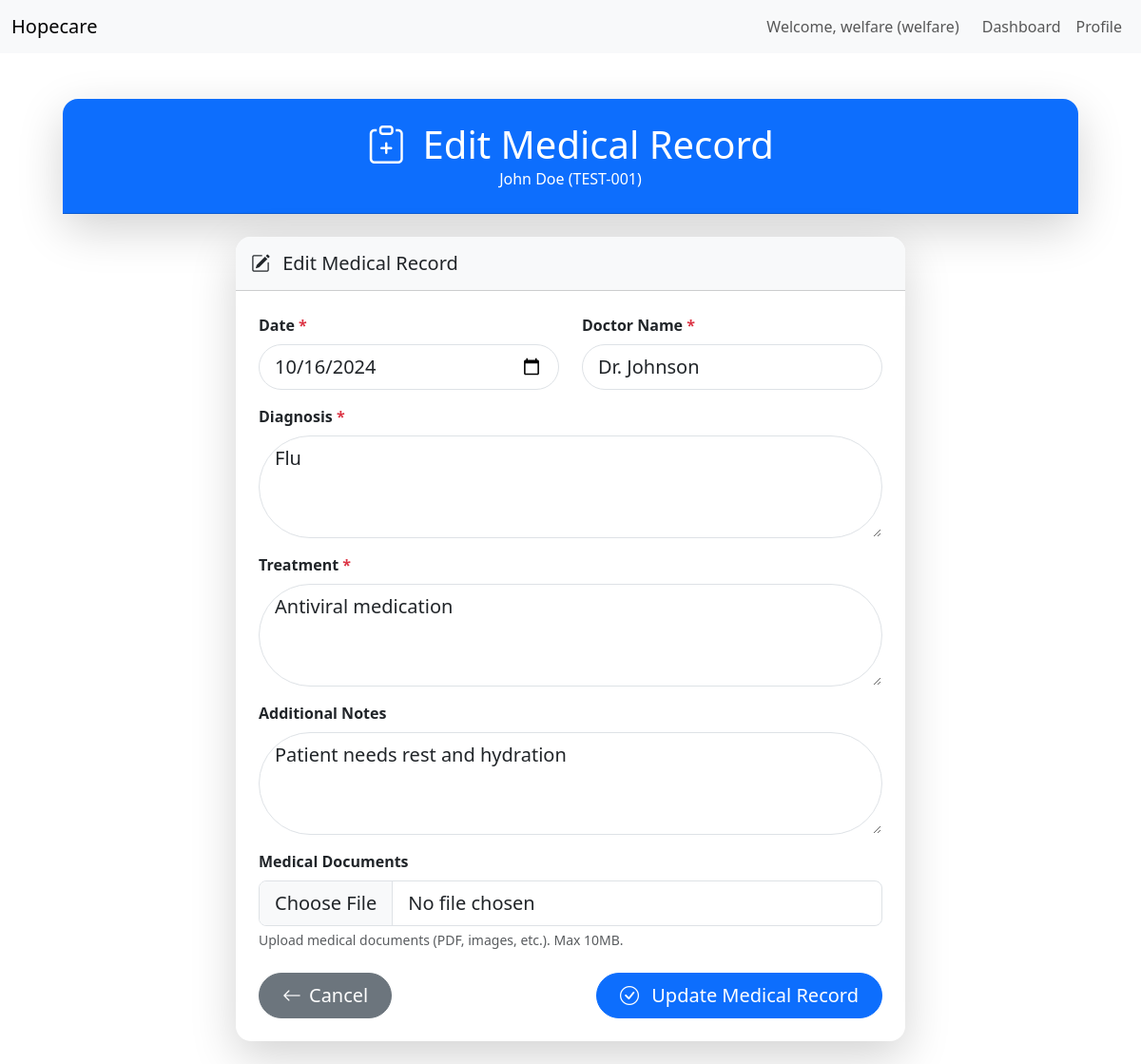
/accounts/beneficiary/1/medical-records/2/edit/ (signed in), run on the app's committed database.
### accounts/models.py (models this page shows, shortened)
class User(AbstractUser):
    ROLE_CHOICES = [
        ('welfare', 'Welfare'),
        ('storekeeper', 'Storekeeper'),
        ('admin', 'Admin'),
    ]
    GENDER_CHOICES = [
        ('male', 'Male'),
        ('female', 'Female'),
    ]
    role = models.CharField(max_length=20, choices=ROLE_CHOICES, default='welfare')
    profile_picture = CloudinaryField('image', blank=True, null=True)
    middle_name = models.CharField(max_length=30, blank=True, null=True)
    date_of_birth = models.DateField(blank=True, null=True)
    gender = models.CharField(max_length=10, choices=GENDER_CHOICES, blank=True, null=True)
    email = models.EmailField(unique=True)
    USERNAME_FIELD = 'email'
    REQUIRED_FIELDS = ['username', 'first_name', 'last_name']

class Beneficiary(models.Model):
    GENDER_CHOICES = [
        ('male', 'Male'),
        ('female', 'Female'),
    ]
    RESIDENCE_CHOICES = [
        ('temporary', 'Temporary'),
        ('permanent', 'Permanent'),
    ]
    first_name = models.CharField(max_length=100, default='Unknown')
    middle_name = models.CharField(max_length=100, blank=True, null=True)
    last_name = models.CharField(max_length=100, default='Unknown')
    gender = models.CharField(max_length=10, choices=GENDER_CHOICES, default='male')
    date_of_birth = models.DateField(null=True, blank=True)
    age = models.PositiveIntegerField(blank=True, null=True)
    date_of_admission = models.DateField(null=True, blank=True)
    time_of_admission = models.TimeField(null=True, blank=True)
    admission_number = models.CharField(max_length=50, unique=True, default='TEMP-001')
    brought_by = models.OneToOneField(BroughtBy, on_delete=models.CASCADE, null=True, blank=True)
    school_name = models.CharField(max_length=255, blank=True, null=True)
    student_class = models.CharField(max_length=50, blank=True, null=True)
    residence_type = models.CharField(max_length=20, choices=RESIDENCE_CHOICES, default='temporary')
    has_relatives = models.BooleanField(default=False)
    relatives_count = models.PositiveIntegerField(default=0, blank=True, null=True)
    has_siblings = models.BooleanField(default=False)
    siblings_count = models.PositiveIntegerField(default=0, blank=True, null=True)
    profile_picture = CloudinaryField('image', blank=True, null=True)
    documents = CloudinaryField('file', blank=True, null=True)
    date_added = models.DateField(auto_now_add=True)
    added_by = models.ForeignKey(User, on_delete=models.CASCADE)

class MedicalRecord(models.Model):
    beneficiary = models.ForeignKey(Beneficiary, on_delete=models.CASCADE, related_name='medical_records')
    date = models.DateField()
    diagnosis = models.TextField()
    treatment = models.TextField()
    doctor_name = models.CharField(max_length=255)
    notes = models.TextField(blank=True, null=True)
    medical_documents = CloudinaryField('file', blank=True, null=True)
    created_by = models.ForeignKey(User, on_delete=models.CASCADE)
    created_at = models.DateTimeField(auto_now_add=True)
    class Meta:
        ordering = ['-date']

### accounts/views.py (the view)
# urls.py: path('beneficiary/<int:beneficiary_id>/medical-records/<int:record_id>/edit/', views.edit_medical_record, name='edit_medical_record'),
@login_required
def edit_medical_record(request, beneficiary_id, record_id):
    if not request.user.is_authenticated or request.user.role != 'welfare':
        return redirect('home')
    try:
        beneficiary = Beneficiary.objects.get(id=beneficiary_id)
        medical_record = MedicalRecord.objects.get(id=record_id, beneficiary=beneficiary)
    except (Beneficiary.DoesNotExist, MedicalRecord.DoesNotExist):
        messages.error(request, 'Beneficiary or medical record not found.')
        return redirect('welfare_dashboard')
    if request.method == 'POST':
        form = MedicalRecordForm(request.POST, request.FILES, instance=medical_record)
        if form.is_valid():
            form.save()
            messages.success(request, 'Medical record updated successfully.')
            AuditLog.objects.create(user=request.user, action='Edit Medical Record', details=f'Updated medical record for {beneficiary.first_name} {beneficiary.last_name}')
            return redirect('medical_records_list', beneficiary_id=beneficiary_id)
    else:
        form = MedicalRecordForm(instance=medical_record)
    context = {
        'form': form,
        'beneficiary': beneficiary,
        'medical_record': medical_record,
    }
    return render(request, 'accounts/medical_record_form.html', context)

### accounts/forms.py (shortened to what this page needs)
class MedicalRecordForm(forms.ModelForm):
    class Meta:
        model = MedicalRecord
        fields = ['date', 'diagnosis', 'treatment', 'doctor_name', 'notes', 'medical_documents']
        widgets = {
            'date': forms.DateInput(attrs={'type': 'date', 'class': 'form-control form-control-lg rounded-pill'}),
            'diagnosis': forms.Textarea(attrs={'class': 'form-control form-control-lg rounded-pill', 'rows': 3}),
            'treatment': forms.Textarea(attrs={'class': 'form-control form-control-lg rounded-pill', 'rows': 3}),
            'doctor_name': forms.TextInput(attrs={'class': 'form-control form-control-lg rounded-pill'}),
            'notes': forms.Textarea(attrs={'class': 'form-control form-control-lg rounded-pill', 'rows': 3}),
            'medical_documents': forms.FileInput(attrs={'class': 'form-control form-control-lg'}),
        }

### accounts/templates/accounts/medical_record_form.html (shortened to what this page needs)
{% extends 'base.html' %}
{% block content %}
<div class="container-fluid py-4">
    <div class="container">
        <div class="row mb-4">
            <div class="col-12">
                <div class="card shadow-lg border-0 rounded-4">
                    <div class="card-header bg-primary text-white text-center py-4 rounded-top-4">
                        <h1 class="mb-0">
                            <i class="bi bi-clipboard-plus me-2"></i>
                            {% if medical_record %}Edit{% else %}Add{% endif %} Medical Record
                        </h1>
                        <p class="mb-0">{{ beneficiary.first_name }} {{ beneficiary.last_name }} ({{ beneficiary.admission_number }})</p>
                    </div>
                </div>
            </div>
        </div>
        <div class="row">
            <div class="col-md-8 mx-auto">
                <div class="card shadow-lg border-0 rounded-4">
                    <div class="card-header bg-light py-3 rounded-top-4">
                        <h5 class="mb-0">
                            <i class="bi bi-pencil-square me-2"></i>
                            {% if medical_record %}Edit{% else %}Add New{% endif %} Medical Record
                        </h5>
                    </div>
                    <div class="card-body p-4">
                        <form method="post" enctype="multipart/form-data">
                            <div class="row">
                                <div class="col-md-6 mb-3">
                                    <label for="{{ form.date.id_for_label }}" class="form-label fw-bold">Date <span class="text-danger">*</span></label>
                                    {{ form.date }}
                                </div>
                                <div class="col-md-6 mb-3">
                                    <label for="{{ form.doctor_name.id_for_label }}" class="form-label fw-bold">Doctor Name <span class="text-danger">*</span></label>
                                    {{ form.doctor_name }}
                                </div>
                            </div>
                            <div class="mb-3">
                                <label for="{{ form.diagnosis.id_for_label }}" class="form-label fw-bold">Diagnosis <span class="text-danger">*</span></label>
                                {{ form.diagnosis }}
                            </div>
                            <div class="mb-3">
                                <label for="{{ form.treatment.id_for_label }}" class="form-label fw-bold">Treatment <span class="text-danger">*</span></label>
                                {{ form.treatment }}
                            </div>
                            <div class="mb-3">
                                <label for="{{ form.notes.id_for_label }}" class="form-label fw-bold">Additional Notes</label>
                                {{ form.notes }}
                            </div>
                            <div class="mb-4">
                                <label for="{{ form.medical_documents.id_for_label }}" class="form-label fw-bold">Medical Documents</label>
                                {{ form.medical_documents }}
                                <div class="form-text">Upload medical documents (PDF, images, etc.). Max 10MB.</div>
                            </div>
                            <div class="d-flex justify-content-between">
                                <a href="{% url 'medical_records_list' beneficiary.id %}" class="btn btn-secondary btn-lg rounded-pill px-4">
                                    <i class="bi bi-arrow-left me-2"></i>Cancel
                                </a>
                                <button type="submit" class="btn btn-primary btn-lg rounded-pill px-4">
                                    <i class="bi bi-check-circle me-2"></i>
                                    {% if medical_record %}Update{% else %}Save{% endif %} Medical Record
                                </button>
                            </div>
                        </form>
                    </div>
                </div>
            </div>
        </div>
    </div>
</div>
{% endblock %}

### templates/base.html (shortened to what this page needs)
<!DOCTYPE html>
<html lang="en" data-bs-theme="light">
<head>
    <link href="https://cdn.jsdelivr.net/npm/bootstrap@5.3.0/dist/css/bootstrap.min.css" rel="stylesheet">
    <link rel="stylesheet" href="https://cdn.jsdelivr.net/npm/bootstrap-icons@1.11.3/font/bootstrap-icons.min.css">
</head>
<body>
    <nav id="main-navbar" class="navbar navbar-expand-lg navbar-light bg-light">
        <div class="container-fluid">
            <a class="navbar-brand" href="{% url 'home' %}">Hopecare</a>
            <div class="collapse navbar-collapse" id="navbarNav">
                <div class="navbar-nav ms-auto">
                    {% if user.is_authenticated %}
                        <span class="navbar-text me-3">Welcome, {{ user.get_full_name|default:user.username }} ({{ user.role }})</span>
                        {% if user.role == 'welfare' %}
                            <a class="nav-link" href="{% url 'welfare_dashboard' %}">Dashboard</a>
                        {% elif user.role == 'storekeeper' %}
                            <a class="nav-link" href="{% url 'storekeeper_dashboard' %}">Dashboard</a>
                        {% elif user.role == 'admin' %}
                            <a class="nav-link" href="{% url 'admin_dashboard' %}">Dashboard</a>
                        {% endif %}
                        <a class="nav-link" href="{% url 'profile' %}">Profile</a>
                    {% else %}
                        <a class="nav-link" href="{% url 'login' %}">Login</a>
                    {% endif %}
                </div>
            </div>
        </div>
    </nav>
    <div class="container mt-4">
        {% block content %}{% endblock %}
    </div>
</body>
</html>

### data on the page
User: get_full_name "welfare", role "welfare"
Beneficiary: first_name "John", last_name "Doe", admission_number "TEST-001"
MedicalRecord: date "10/16/2024", doctor_name "Dr. Johnson", diagnosis "Flu", treatment "Antiviral medication", notes "Patient needs rest and hydration"
